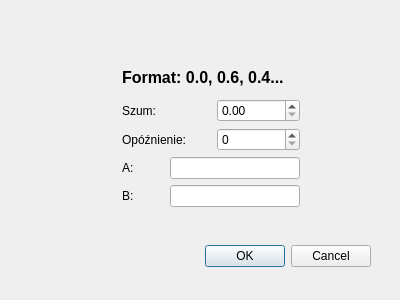
<?xml version="1.0" encoding="UTF-8"?>
<ui version="4.0">
 <class>Dialog</class>
 <widget class="QDialog" name="Dialog">
  <property name="geometry">
   <rect>
    <x>0</x>
    <y>0</y>
    <width>400</width>
    <height>300</height>
   </rect>
  </property>
  <property name="windowTitle">
   <string>Dialog</string>
  </property>
  <widget class="QDialogButtonBox" name="buttonBox">
   <property name="geometry">
    <rect>
     <x>30</x>
     <y>240</y>
     <width>341</width>
     <height>32</height>
    </rect>
   </property>
   <property name="orientation">
    <enum>Qt::Orientation::Horizontal</enum>
   </property>
   <property name="standardButtons">
    <set>QDialogButtonBox::StandardButton::Cancel|QDialogButtonBox::StandardButton::Ok</set>
   </property>
  </widget>
  <widget class="QWidget" name="layoutWidget">
   <property name="geometry">
    <rect>
     <x>122</x>
     <y>62</y>
     <width>178</width>
     <height>145</height>
    </rect>
   </property>
   <layout class="QGridLayout" name="gridLayout">
    <item row="0" column="0" colspan="4">
     <widget class="QLabel" name="label_4">
      <property name="font">
       <font>
        <pointsize>12</pointsize>
        <bold>true</bold>
       </font>
      </property>
      <property name="text">
       <string>Format: 0.0, 0.6, 0.4...</string>
      </property>
     </widget>
    </item>
    <item row="1" column="0" colspan="2">
     <widget class="QLabel" name="label_3">
      <property name="text">
       <string>Szum:</string>
      </property>
     </widget>
    </item>
    <item row="3" column="0">
     <widget class="QLabel" name="label">
      <property name="text">
       <string>A:</string>
      </property>
     </widget>
    </item>
    <item row="4" column="0">
     <widget class="QLabel" name="label_2">
      <property name="text">
       <string>B:</string>
      </property>
     </widget>
    </item>
    <item row="4" column="1" colspan="3">
     <widget class="QLineEdit" name="BDialog"/>
    </item>
    <item row="3" column="1" colspan="3">
     <widget class="QLineEdit" name="ADialog"/>
    </item>
    <item row="1" column="2" colspan="2">
     <widget class="QDoubleSpinBox" name="szumDialog"/>
    </item>
    <item row="2" column="0" colspan="2">
     <widget class="QLabel" name="label_5">
      <property name="text">
       <string>Opóźnienie:</string>
      </property>
     </widget>
    </item>
    <item row="2" column="2" colspan="2">
     <widget class="QSpinBox" name="spinbox_delay"/>
    </item>
   </layout>
  </widget>
 </widget>
 <resources/>
 <connections>
  <connection>
   <sender>buttonBox</sender>
   <signal>accepted()</signal>
   <receiver>Dialog</receiver>
   <slot>accept()</slot>
   <hints>
    <hint type="sourcelabel">
     <x>248</x>
     <y>254</y>
    </hint>
    <hint type="destinationlabel">
     <x>157</x>
     <y>274</y>
    </hint>
   </hints>
  </connection>
  <connection>
   <sender>buttonBox</sender>
   <signal>rejected()</signal>
   <receiver>Dialog</receiver>
   <slot>reject()</slot>
   <hints>
    <hint type="sourcelabel">
     <x>316</x>
     <y>260</y>
    </hint>
    <hint type="destinationlabel">
     <x>286</x>
     <y>274</y>
    </hint>
   </hints>
  </connection>
 </connections>
</ui>
